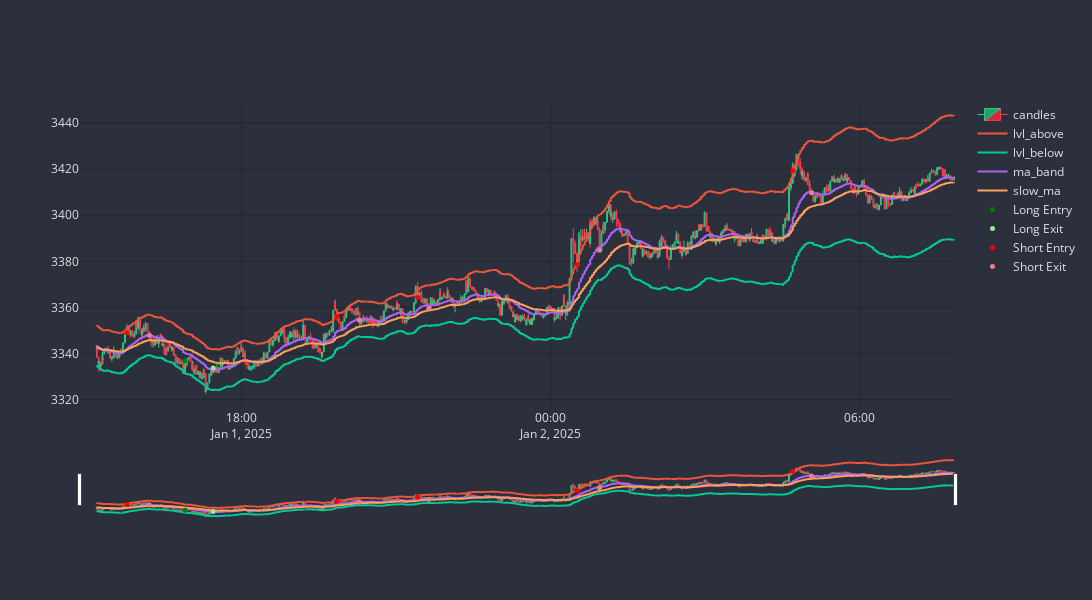

The notebook cell saved with this chart:
### Code cell
strat.plot(-15000)

### Figure 1 — Plotly figure (JSON) as saved in the notebook; plotly's stock layout.template omitted (floating-point values rounded to 4 significant figures; data arrays with more than 128 entries replaced by an {"elided": "..."} marker saying what was removed)
{"data": [{"close": {"elided": "1000 float values"}, "decreasing": {"fillcolor": "#CC2E3C", "line": {"color": "#FF3A4C"}}, "high": {"elided": "1000 float values"}, "increasing": {"fillcolor": "#24A06B", "line": {"color": "#2EC886"}}, "line": {"width": 1}, "low": {"elided": "1000 float values"}, "name": "candles", "opacity": 1, "open": {"elided": "1000 float values"}, "type": "candlestick", "x": {"elided": "1000 str values"}}, {"line": {"shape": "spline", "width": 2}, "name": "lvl_above", "type": "scatter", "x": {"elided": "1000 str values"}, "y": {"elided": "1000 float values"}}, {"line": {"shape": "spline", "width": 2}, "name": "lvl_below", "type": "scatter", "x": {"elided": "1000 str values"}, "y": {"elided": "1000 float values"}}, {"line": {"shape": "spline", "width": 2}, "name": "ma_band", "type": "scatter", "x": {"elided": "1000 str values"}, "y": {"elided": "1000 float values"}}, {"line": {"shape": "spline", "width": 2}, "name": "slow_ma", "type": "scatter", "x": {"elided": "1000 str values"}, "y": {"elided": "1000 float values"}}, {"marker": {"color": "green", "size": 5}, "mode": "markers", "name": "Long Entry", "type": "scatter", "x": ["2025-01-01T16:54:11.200000"], "y": [3337.0]}, {"marker": {"color": "lightgreen", "size": 5}, "mode": "markers", "name": "Long Exit", "type": "scatter", "x": ["2025-01-01T17:26:57.280000"], "y": [3334.0]}, {"marker": {"color": "red", "size": 5}, "mode": "markers", "name": "Short Entry", "type": "scatter", "x": ["2025-01-01T15:46:27.968000", "2025-01-01T19:51:08.032000", "2025-01-01T21:25:04.128000", "2025-01-02T00:30:45.248000", "2025-01-02T04:41:58.528000"], "y": [3349.0, 3356.0, 3364.0, 3379.0, 3419.0]}, {"marker": {"color": "lightcoral", "size": 5}, "mode": "markers", "name": "Short Exit", "type": "scatter", "x": ["2025-01-01T16:12:40.832000", "2025-01-01T20:17:20.896000", "2025-01-01T21:38:10.560000", "2025-01-02T00:56:58.112000", "2025-01-02T05:03:49.248000"], "y": [3348.0, 3354.0, 3359.0, 3385.0, 3410.0]}], "layout": {"font": {"color": "#E1E1E1", "size": 12}, "height": 600, "paper_bgcolor": "#2C303C", "plot_bgcolor": "#2C303C", "width": 1200, "xaxis": {"gridcolor": "#1F292F", "nticks": 5, "rangeslider": {"visible": true}, "type": "date"}, "yaxis": {"gridcolor": "#1F292F"}}}
